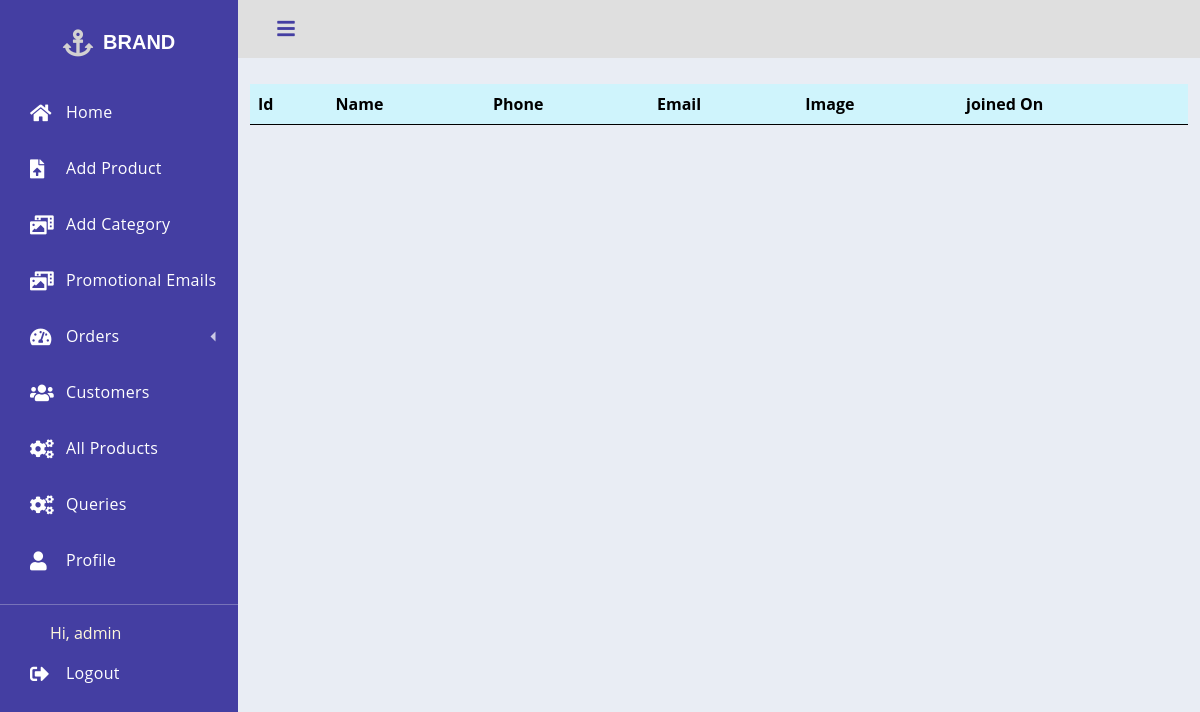
The app's page /adminpageallcustomers (signed in), older data.
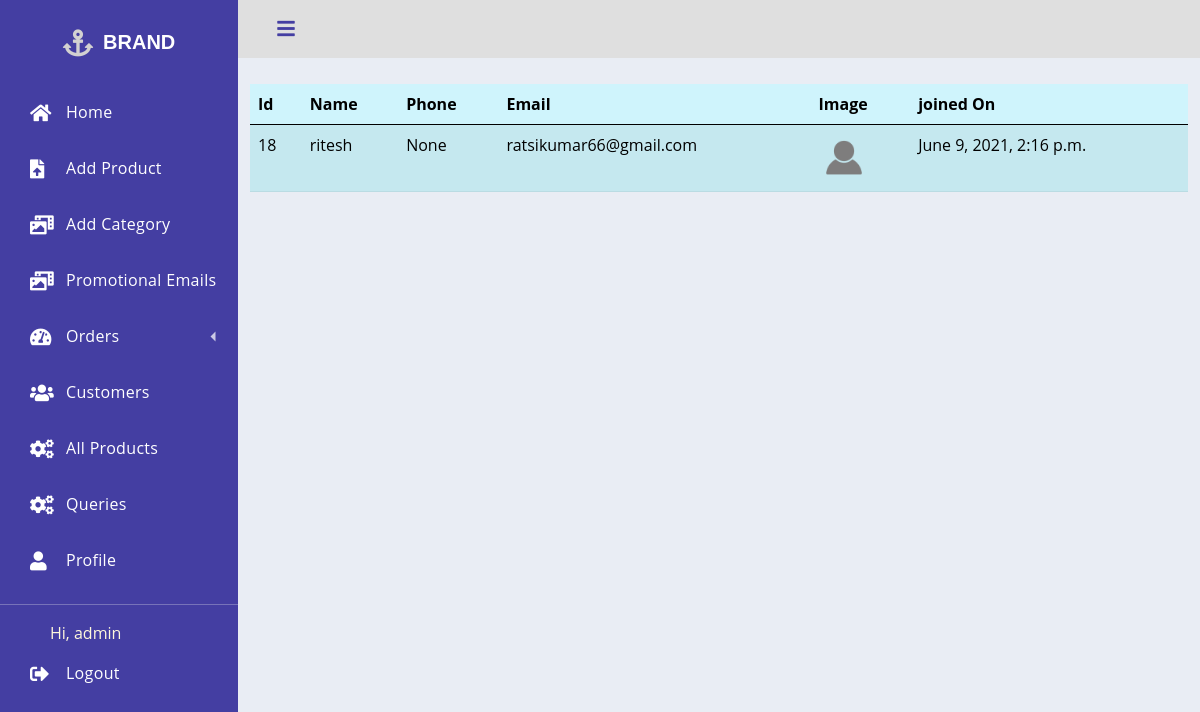
The same page, newer data.
### store/models.py (models this page shows, shortened)
class Customer(models.Model):
    user= models.OneToOneField(User, on_delete=models.CASCADE)
    name= models.CharField(max_length=255)
    phone= PhoneNumberField(null=True)
    email= models.EmailField(null=True)
    image= models.ImageField(upload_to= 'customers_images', default='profile2.png')
    promo_emails= models.BooleanField(default=True)
    joined_on= models.DateTimeField(auto_now_add=True)

### store/decorators.py (the view)
    def wrapper_func(request, *args, **kwargs):
        group = None
        if request.user.groups.exists():
            group = request.user.groups.all()[0].name
        if group == 'customer':
            return redirect('home')
        elif group == 'admin':
            return view_func(request, *args, **kwargs)
        else:
            return redirect('loginpage')

### store/context_processors.py (called while the page is built)
def categories(request):
    return {
        'categories': Category.objects.all()
    }

### store/views.py (called while the page is built)
@admin_only
def adminpageallcustomers(request):
    customers= Customer.objects.all()
    context= {'customers': customers}
    return render(request, 'admin/adminpageallcustomers.html', context)

### templates/admin/adminpageallcustomers.html (shortened to what this page needs)
{% extends 'admin/adminbase.html' %}
{% block content %}
    <div class="container">
        <div class="row">
            <div class="col-md-12">
                <table class="table table-info table-striped table-hover">
                    <thead>
                        <th>Id</th>
                        <th>Name</th>
                        <th>Phone</th>
                        <th>Email</th>
                        <th>Image</th>
                        <th>joined On</th>
                    </thead>
                    <tbody>
                        {% for customer in customers %}
                            <tr>
                                <td>{{customer.id}}</td>
                                <td>{{customer.name}}</td>
                                <td>{{customer.phone}}</td>
                                <td>{{customer.email}}</td>
                                <td><img src="{{customer.image.url}}" alt="" width="50px" height="50px"></td>
                                <td>{{customer.joined_on}}</td>
                            </tr>
                        {% endfor %}
                    </tbody>
                </table>
            </div>
        </div>
    </div>
{% endblock %}

Row changes from the older to the newer data that the page shows:
added Customer: id "18", name "ritesh", phone "None", email "ratsikumar66@gmail.com", image (picture), joined_on "June 9, 2021, 2:16 p.m."
